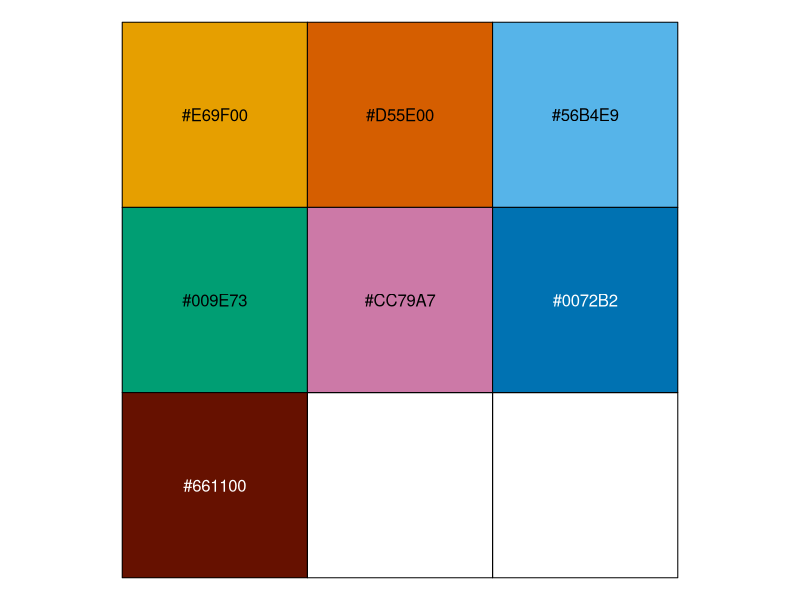

Write R code to recreate this figure. (Note: this script raises an error after producing the figure.)
####### August 2024 ######################################################################
## Authors: Naomi Waterlow , Alastair Clements, Chaelin Kim, Simon Procter, Gwen Knight ##
##########################################################################################
colours_friendly  <- c( "#E69F00", "#D55E00", "#56B4E9", "#009E73"
                       ,    "#CC79A7","#0072B2","#661100" )
scales::show_col(colours_friendly)

# comparison across bugs of fixed effects

# 1. Age differences are much bigger than any gender differences

# Read in models and data
model_files <- list.files(path = "output/", pattern = "fixed")
all_fixed <- do.call('rbind', lapply(paste0("output/",model_files), readRDS))
all_fixed <- data.table(all_fixed)

all_fixed[parameter == "age13to18Years", 
          parameter_nice := "Age 13 - 18"]
all_fixed[parameter == "age19to64Years", 
          parameter_nice := "Age 19 - 64"]
all_fixed[parameter == "age3to12Years", 
          parameter_nice := "Age 3 - 12"]
all_fixed[parameter == "age65to84Years", 
          parameter_nice := "Age 65 - 84"]
all_fixed[parameter == "age85andOver", 
          parameter_nice := "Age 85+"]
all_fixed[parameter == "birth_rate", 
          parameter_nice := "birth rate"]
all_fixed[parameter == "c_section", 
          parameter_nice := "c-section rate"]
all_fixed[parameter == "genderm", 
          parameter_nice := "Male"]
all_fixed[parameter == "genderm:birth_rate", 
          parameter_nice := "Male : birth rate"]
all_fixed[parameter == "genderm:c_section", 
          parameter_nice := "Male : c-section rate"]
all_fixed[parameter == "Intercept", 
          parameter_nice := "Intercept"]

all_fixed[, parameter_nice := factor(parameter_nice, levels = c(
 "Intercept", "Male",  "Age 3 - 12", "Age 13 - 18", "Age 19 - 64", "Age 65 - 84", 
  "Age 85+", "birth rate", "Male : birth rate", "c-section rate", "Male : c-section rate"
))]

all_fixed[, bug_drug := paste0(bug, ",\n", drug)]
all_fixed[, bug_drug := str_replace(bug_drug,"Staphylococcus", "S.")]
all_fixed[, bug_drug := str_replace(bug_drug,"Escherichia", "E.")]

all_fixed[parameter %in% c("age13to18Years", "age19to64Years", 
                           "age3to12Years", "age65to84Years", "age85andOver"), grouping := "ages"]
all_fixed[parameter %in% c("genderm","birth_rate","genderm:birth_rate", 
                           "c_section", "genderm:c_section"), grouping := "gender"]
all_fixed[parameter == "Intercept", grouping := "Intercept"]


ALL_FIXED <- ggplot(all_fixed, aes(x = parameter_nice, y = Estimate, ymin = Q2.5, ymax = Q97.5, 
                      colour = bug_drug, shape = Model)) +
  geom_hline(yintercept = 1, linetype = "dashed")+
  geom_pointrange(position = position_dodge2(width = 0.8)) + 
  theme_bw() + 
  facet_grid(.~grouping, scale = "free",space = "free_x")+
  theme(axis.text.x = element_text(angle = 90, vjust = 0.5, hjust = 1), 
        strip.background = element_blank(),
        strip.text.x = element_blank(), 
        legend.spacing.y = unit(2,  "pt") ) + 
  scale_color_manual(values = c(colours_friendly[c(1:4)]))+
  labs(x = "parameter", y = "Estimate (95% CI)", colour = "Bacteria, antibiotic", 
       title = "A: Fixed effects")


##### 2. But we see variation in the country by Intercept, and also by slope (less).


# Read in models and data
model_files <- list.files(path = "output/", pattern = "random")
all_random <- do.call('rbind', lapply(paste0("output/",model_files), readRDS))
all_random <- data.table(all_random)

all_random[bug == "Escherichia coli",bug_short := "E.coli"]
all_random[bug == "Staphylococcus aureus",bug_short := "S.aureus"]

all_random[drug == "ampicillin",drug_short := "amp."]
all_random[drug == "levofloxacin",drug_short := "levo."]
all_random[drug == "erythromycin",drug_short := "eryth."]


temp <- all_random[Model ==2 & covariate == "Intercept" & drug == "levofloxacin" & 
                     bug == "Staphylococcus aureus"]
country_order <- temp[order(Estimate)]$parameter
all_random[,parameter := factor(parameter, levels = country_order)]

GENDER_RANDOM <- ggplot(all_random[Model ==2 & covariate == "genderm"],
                        aes(x = parameter, y = Estimate, ymin = Q25, 
                       ymax = Q975, colour = drug_short)) + 
         geom_pointrange(position = position_dodge2(width = 0.7)) +
  facet_grid(bug_short+drug_short~covariate) + 
  theme_bw() + 
  theme(axis.text.x = element_text(angle = 90, vjust = 0.5, hjust = 1), 
        strip.background = element_blank(),
        strip.text.x = element_blank()) + 
  labs(x = "country", y = "Estimate (95% CI)", colour = "Antibiotic", 
       title = "C: Random effects (gender) - Model 2") + 
  scale_color_manual(values = colours_friendly[c(5:7)])+
  geom_hline(yintercept = 0, linetype = "dashed")

INTERCEPT_RANDOM <- ggplot(all_random[Model ==2 & covariate == "Intercept"], aes(x = parameter, y = Estimate, ymin = Q25, 
                                                                            ymax = Q975, colour = drug_short)) + 
  geom_pointrange(position = position_dodge2(width = 0.7)) +
  facet_grid(bug_short+drug_short~covariate) + 
  theme_bw() + 
  theme(axis.text.x = element_text(angle = 90, vjust = 0.5, hjust = 1), 
        strip.background = element_blank(),
        strip.text.x = element_blank()) + 
  labs(x = "country", y = "Estimate (95% CI)", colour = "Antibiotic", 
       title = "B: Random effects (Intercept) - Model 2") + 
  scale_color_manual(values = colours_friendly[c(5:7)])+
  geom_hline(yintercept = 0, linetype = "dashed")

grid.arrange(ALL_FIXED, GENDER_RANDOM, INTERCEPT_RANDOM, layout_matrix = rbind(c(1,2), 
                                                                               c(1,3)))

leg <- get_legend(GENDER_RANDOM)
# 3. birth rate may allow us to explain some of the country specific variation, 
# but not the gender slope. 

# so this can be the variation things

model_files <- list.files(path = "output/", pattern = "var")
var_all <- do.call('rbind', lapply(paste0("output/",model_files), readRDS))
var_all <- data.table(var_all)
var_all[, bug_drug := paste0(bug, ", ", drug)]
var_all <- data.table(var_all)

ggplot(var_all, aes(x = bug_drug, y = Estimate, ymin = Q2.5, ymax = Q97.5, 
                    colour = Model)) + 
  geom_pointrange(position = position_dodge2(width = 0.1)) + facet_grid(variable~., scales = "free_y") + 
  theme_bw()

var_summarised <- dcast.data.table(var_all, variable + bug + drug + bug_drug ~ Model, value.var = "Estimate")
var_summarised[,perc_change :=( (`Model 3` - `Model 2`)/ `Model 3`)*100]

ggsave(paste0("plots/figure.pdf"),
       plot =grid.arrange(ALL_FIXED, INTERCEPT_RANDOM + theme(legend.position = "none"),
                          GENDER_RANDOM + theme(legend.position = "none"), 
                          leg
                          ,layout_matrix = rbind(c(1,1,1,1,1,1,1,2,2,2,2,2,4),
                                                c(1,1,1,1,1,1,1,3,3,3,3,3,4))), 
       width = 13, height = 7)



  